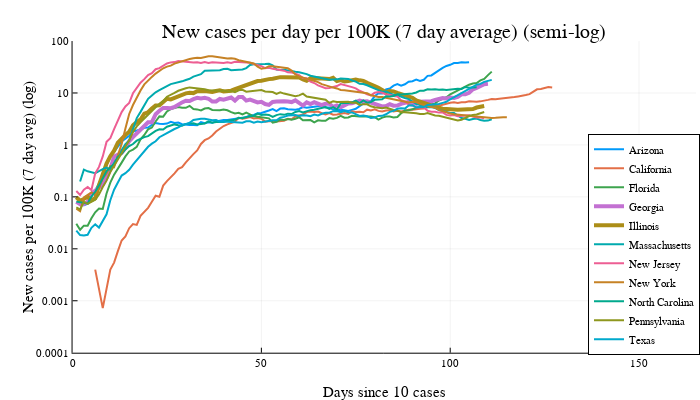

Here is the notebook cell this chart was saved with:
### Code cell
@df confirmedByStateTopPerCap plot(:daysSince, :Value_new_rolling7_perCap, group=:Province_State,
                             legend=:bottomright, yformatter=fcl, lw=lwConfirmed, yscale=:log10,
                             xlimit=(0, maximum(:daysSince)*1.3), ylimit=(0.0001, 100),
                             title="New cases per day per 100K (7 day average) (semi-log)",
                             ylab="New cases per 100K (7 day avg) (log)",
                             xlab="Days since 10 cases"
                            )
